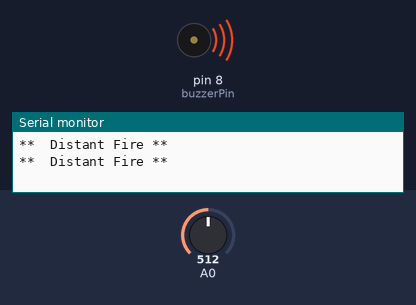
A sketch run on a simulated Arduino Uno, built with avr-gcc and run on an emulated ATmega328P. Parts: buzzer (waves = sounding), the last lines printed to the serial monitor. The test bench sets the inputs (shaded band); at power-on: A0 = 512.

Above: at 2.8 s.
2.9 s: A0 set to 668
8.9 s: A0 set to 693
At 10.4 s:
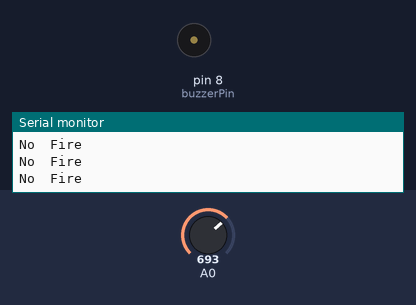
11.9 s: A0 set to 511
At 12.6 s:
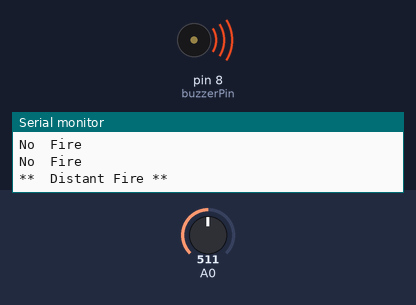
Timing chart, 0 to 14.9 s (numbered marks = the images above; inputs shaded):
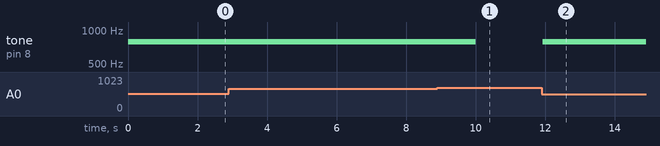

Measured:
- the behaviour switches between 682 and 683 on A0 (found by bisection; images 0 and 1)
- after the input at 8.9 s, tone on pin 8 (buzzerPin): 784 Hz → silent after 1.1 s
- after the input at 11.9 s, tone on pin 8 (buzzerPin): silent → 784 Hz at once

The sketch:

flame-demo1.ino
```cpp
// lowest and highest sensor readings:
const int sensorMin = 0;     //  sensor minimum
const int sensorMax = 1024;  // sensor maximum
int buzzerPin = 8;

void setup()  {
  // initialize serial communication @ 9600 baud:
  Serial.begin(9600);
}
void loop() {
  // read the sensor on analog A0:
	int sensorReading  = analogRead(A0);
  // map the sensor range (four options):
  // ex: 'long  int map(long int, long int, long int, long int, long int)'
	int range = map(sensorReading,  sensorMin, sensorMax, 0, 3);

  // range value:
  switch (range) {
  case 0:    // A fire closer than 1.5 feet away.
    Serial.println("** Close  Fire **");
    tone(buzzerPin, 440); // A4
    delay(2000);
    noTone(buzzerPin);
    break;
  case 1:    // A fire between 1-3 feet away.
    Serial.println("**  Distant Fire **");
    tone(buzzerPin, 784); // G4
    delay(2000);
    noTone(buzzerPin);
    break;
  case 2:    // No fire detected.
    Serial.println("No  Fire");
    break;
  }
  delay(1);  // delay between reads
}
```
